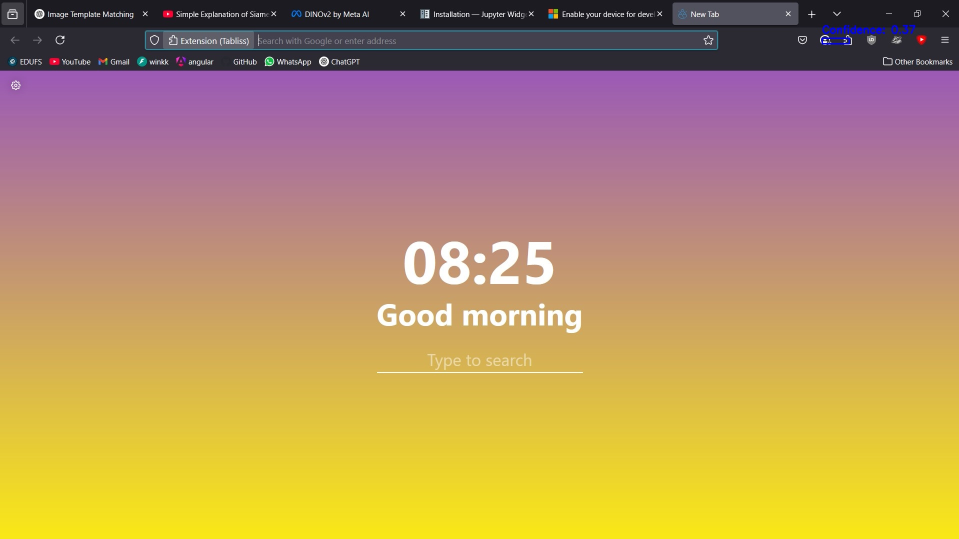
#> input picture Tests/ImageTest/result.jpg, 1918 x 1078 px (shown at 1/2 size)
$ python test.py result.jpg result.jpg
#> lines starting #> are read from the running program, lines starting #| are printed output that depends on the picture; after the words box and inside, x2 and y2 are one past the last pixel; in counts of white or black regions, pixels touching at a corner belong together
import cv2
import numpy as np
import time

def find_icon_in_screenshot(icon_path, screenshot_path, threshold=0.6):
    """
    Find the best matching location of an icon within a screenshot,
    with tolerance for slight variations.

    Args:
        icon_path (str): Path to the icon image
        screenshot_path (str): Path to the screenshot image
        threshold (float): Base matching threshold (0-1)

    Returns:
        tuple: (x, y, width, height, confidence) of the best match, or None if no match found
    """
#> called with icon_path = 'result.jpg', screenshot_path = 'result.jpg', threshold = 0.6
    # Read the images
    screenshot = cv2.imread(screenshot_path)
#> screenshot is the input picture: shape (1078, 1918, 3); mean B, G, R 98.2, 147.3, 183
    icon = cv2.imread(icon_path)

    if screenshot is None or icon is None:
        raise ValueError("Could not load one or both images")

    # Convert images to grayscale for more robust matching
    screenshot_gray = cv2.cvtColor(screenshot, cv2.COLOR_BGR2GRAY)
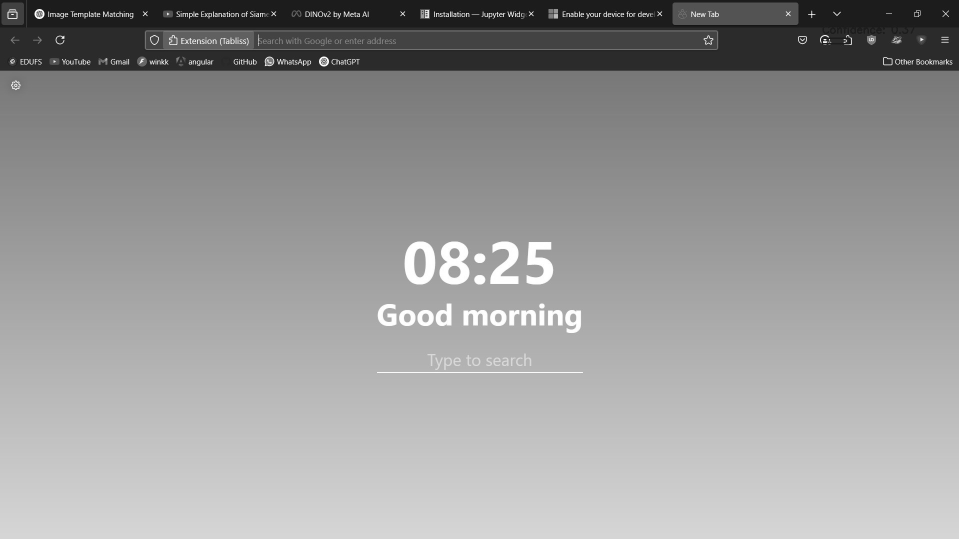
#> screenshot_gray: shape (1078, 1918) (shown at 1/2 size); min 0, max 255, mean 152.4
    icon_gray = cv2.cvtColor(icon, cv2.COLOR_BGR2GRAY)

    # Store original dimensions
    icon_height, icon_width = icon.shape[:2]
#> icon_height = 1078; icon_width = 1918
    best_match = None
    best_confidence = -1

    # Scale factors to try (both smaller and larger)
    scales = [0.95, 0.975, 1.0, 1.025, 1.05]

    # Try different scales of the icon
    for scale in scales:
        # Calculate new dimensions
        new_width = int(icon_width * scale)
        new_height = int(icon_height * scale)

        # Skip if scaled size is too small or too large
        if new_width < 10 or new_height < 10 or \
           new_width > screenshot.shape[1] or new_height > screenshot.shape[0]:
            continue

        # Resize icon
        scaled_icon = cv2.resize(icon_gray, (new_width, new_height))

        # Apply template matching with multiple methods
        results = []
        methods = [
            (cv2.TM_CCOEFF_NORMED, 1.0),  # Exact matching
            (cv2.TM_CCORR_NORMED, 0.9),   # More tolerant to intensity changes
        ]

        for method, weight in methods:
            result = cv2.matchTemplate(screenshot_gray, scaled_icon, method)
            min_val, max_val, min_loc, max_loc = cv2.minMaxLoc(result)
            results.append((max_val * weight, max_loc))

        # Combine results from different methods
        for confidence, loc in results:
            if confidence > best_confidence:
                best_confidence = confidence
                best_match = (loc[0], loc[1], new_width, new_height, confidence)
#> after the loop, best_confidence = 1; best_match = (0, 0, 1918, 1078, 1)

    # If no good match found
    if best_confidence < threshold:
        return None

    return best_match

def draw_match(screenshot_path, match, output_path=None):
    """
    Draw a rectangle and information about the match on the screenshot.

    Args:
        screenshot_path (str): Path to the screenshot
        match (tuple): (x, y, width, height, confidence) tuple
        output_path (str): Path to save the marked image (optional)
    """
    if match is None:
        return None

    screenshot = cv2.imread(screenshot_path)
    x, y, w, h, conf = match

    # Draw rectangle around match
    cv2.rectangle(screenshot, (x, y), (x + w, y + h), (0, 255, 0), 2)

    # Draw confidence value with background for better visibility
    text = f"Confidence: {conf:.2f}"
    (text_w, text_h), _ = cv2.getTextSize(text, cv2.FONT_HERSHEY_SIMPLEX, 0.7, 2)
    cv2.rectangle(screenshot, (x, y-25), (x + text_w, y-5), (0, 0, 0), -1)
    cv2.putText(screenshot, text, (x, y-10), cv2.FONT_HERSHEY_SIMPLEX, 0.7, (0, 255, 0), 2)

    if output_path:
        cv2.imwrite(output_path, screenshot)

    return screenshot

if __name__ == "__main__":
    import sys

    if len(sys.argv) != 3:
        print("Usage: python test.py <icon_path> <screenshot_path>")
        sys.exit(1)

    icon_path = sys.argv[1]
    screenshot_path = sys.argv[2]

    try:
        # Time the operation
        start_time = time.time()

        # Find best match
        match = find_icon_in_screenshot(icon_path, screenshot_path)
#> match = (0, 0, 1918, 1078, 1)

        # Calculate processing time
        process_time = time.time() - start_time

        if match is None:
            print("No match found.")
            sys.exit(0)

        x, y, w, h, confidence = match
#> x = 0; y = 0; w = 1918; h = 1078; confidence = 1
        print(f"Best match found at (x={x}, y={y})")
#| Best match found at (x=0, y=0)
        print(f"Match confidence: {confidence:.2f}")
#| Match confidence: 1.00
        print(f"Processing time: {process_time:.3f} seconds")

        # Draw and save result
        output_path = "result.jpg"
        draw_match(screenshot_path, match, output_path)
#> in draw_match, `x, y, w, h, conf = match`: x = 0; w = 1918; h = 1078; conf = 1
#> in draw_match, `cv2.rectangle(screenshot, (x, y), (x + w, y + h), (0, 255, 0), 2)`:
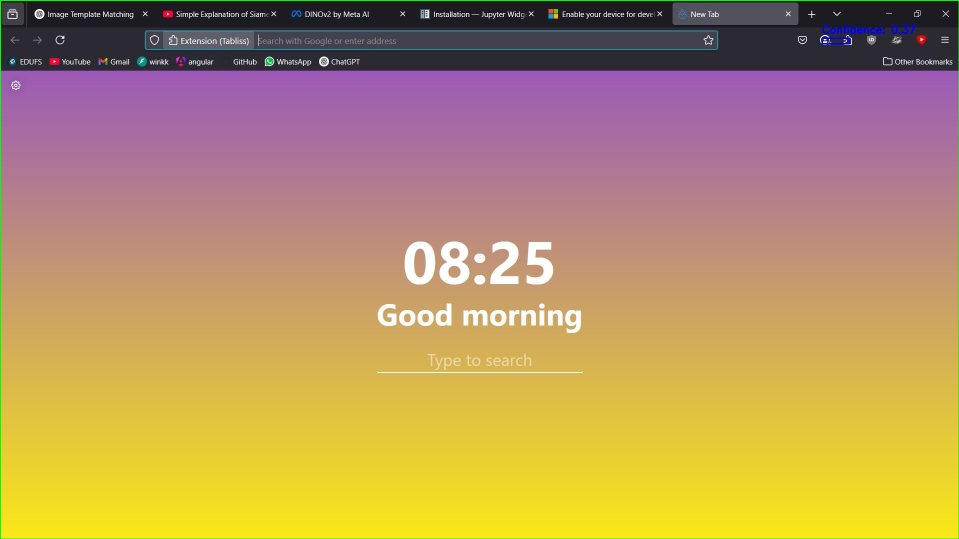
#> screenshot: shape (1078, 1918, 3) (shown at 1/2 size); 0.43% of pixels changed, all inside (x1, y1, x2, y2) = (0, 0, 1918, 1078)
#> in draw_match, `text = f"Confidence: {conf:.2f}"`: text = 'Confidence: 1.00'
#> in draw_match, `(text_w, text_h), _ = cv2.getTextSize(text, cv2.FONT_HERSHEY_SIMPLEX, ..`: text_w = 189; text_h = 16
        print(f"Result saved to {output_path}")

    except Exception as e:
        print(f"Error: {str(e)}")
        sys.exit(1)
